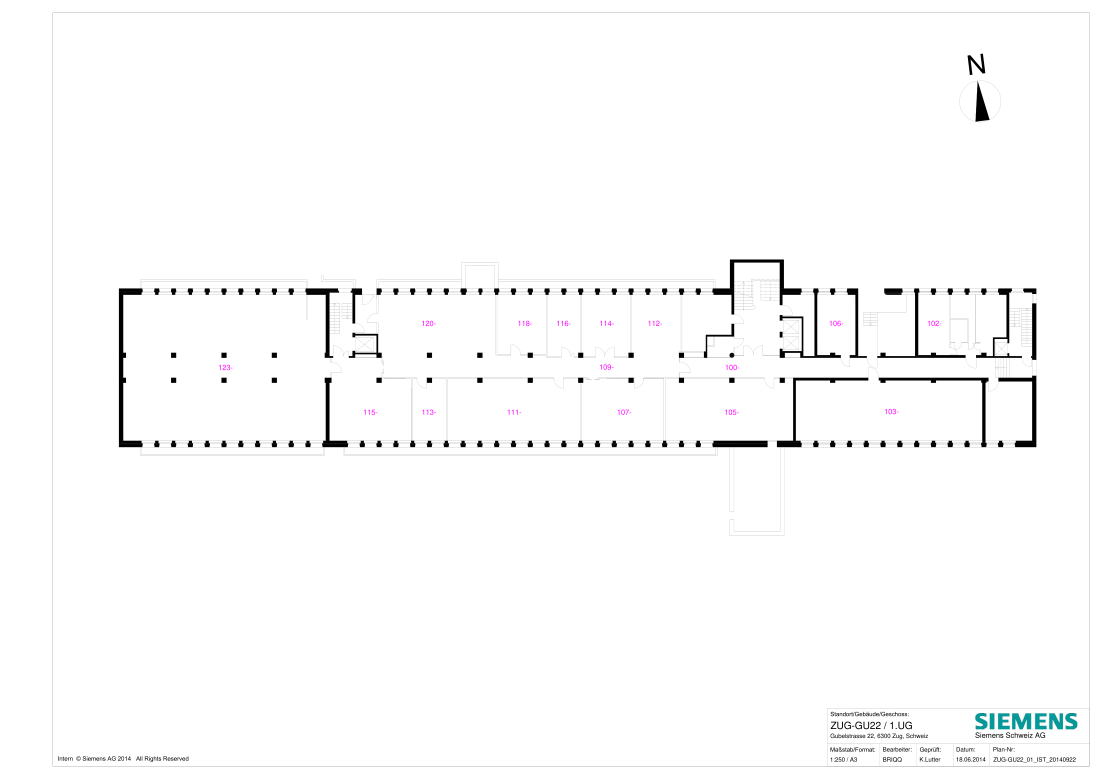
#> input picture pdf2png/ZUG-GU22_01_IST_20140922-1.png, 3309 x 2339 px (shown at 1/3 size); its folder holds only this picture in this run
$ jupyter execute --allow-errors 3d_view.ipynb
#> lines starting #> are read from the running program, lines starting #| are printed output that depends on the picture
#> `img = cv2.imread("pdf2png/"+img_file,0)[600:1700,200:3400]`:
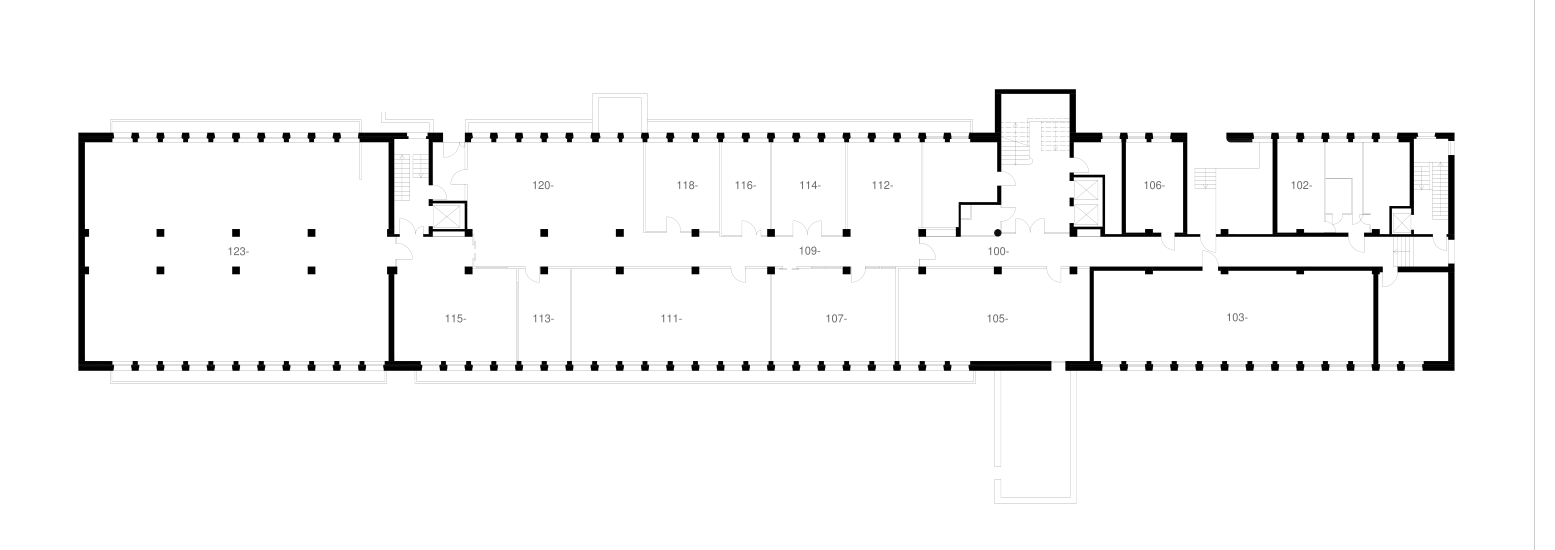
#> img: shape (1100, 3109) (shown at 1/2 size); min 0, max 255, mean 247.6
## Extract libraries

[cell 1]
import numpy as np
import matplotlib.pyplot as plt
from mpl_toolkits.mplot3d import Axes3D
import cv2
import os

## Obtain data

[cell 2]
img_files = os.listdir("pdf2png")

[cell 3]
data = {}
img_shape = None
count = 0
#> (the rest of this cell did not finish here and is left out)

[cell 4]
import pickle
with open("send_data.pkl","wb") as f:
    pickle.dump(data,f)

[cell 5]
plt.figure()
#> (the rest of this cell did not finish here and is left out)

## Align images using offsets

[cell 6]
import pickle

[cell 7]
with open("send_data.pkl","rb") as f:
    data = pickle.load(f)

#> (a cell that did not finish here is left out)

[cell 9]
input_data = []
count = 0
for i in range(len(data)):
    if count==0:
        offset_setting = (data[count]["points"]['a_req_min'],  data[count]["points"]['b_min'])
        for x in range(h):
            for y in range(w):
                if data[count]["img"][x,y]<200:
                    input_data.append([x,y, count*5, 0, 0, 0])
        for i in data[count]["centroids"]:
            input_data.append([int(i[0]),int(i[1]), count*5, 0, 255, 255 ])
    else:
        offset_diff = (data[count]["points"]['a_req_min'],  data[count]["points"]['b_min'])
        offset_diff = (offset_diff[0]- offset_setting[0], offset_diff[1]- offset_setting[1])
        for x in range(h):
            for y in range(w):
                if data[count]["img"][x,y]<200:
                    input_data.append([(x+h-offset_diff[0])%h,(y+w-offset_diff[1])%w, count*5, 0, 0, 0])
        for i in data[count]["centroids"]:
            input_data.append([(int(i[0])+h-offset_diff[0])%h,(int(i[1])+w-offset_diff[1])%w, count*5, 0, 255, 255 ])


    count+=1

## Generate pointclouds

[cell 10]
L = ["{},{},{},{},{},{}\n".format(i[0],i[1],100*i[2], 255-i[3],255- i[4],255-  i[5]) for i in input_data]

[cell 11]
with open("overall.txt","w") as f:
    f.writelines(L)

[cell 12]
input_data_2 = []
count = 0
for i in range(len(data)):
    if count==0:
        offset_setting = (data[count]["points"]['a_req_min'],  data[count]["points"]['b_min'])
        for i in data[count]["centroids"][1:]:
            input_data_2.append([int(i[1]),int(i[0]), count*5, 0, 255, 255 ])
    elif count<len(data)-1:
        offset_diff = (data[count]["points"]['a_req_min'],  data[count]["points"]['b_min'])
        offset_diff = (offset_diff[0]- offset_setting[0], offset_diff[1]- offset_setting[1])
        for i in data[count]["centroids"][1:]:
            input_data_2.append([(int(i[1])+h-offset_diff[0])%h,(int(i[0])+w-offset_diff[1])%w, count*5, 0, 255, 255 ])


    count+=1

[cell 13]
L = ["{},{},{},{},{},{}\n".format(int(i[0]),int(i[1]),int(5*j+100*i[2]), 255-i[3],255- i[4],255-  i[5]) for i in input_data_2[:-1] for j in range(100)]

[cell 14]
with open("stairs.txt","w") as f:
    f.writelines(L)

[cell 15]
for i in range(len(data)):
    plt.figure(figsize=(50,20))
    plt.imshow(data[i]["img"])
    for j in data[i]["centroids"][1:]:
        plt.scatter(j[0], j[1], s = 200, c= "red")


$ run again, on pdf2png/ZUG-GU22_06_IST_20160907-1.png
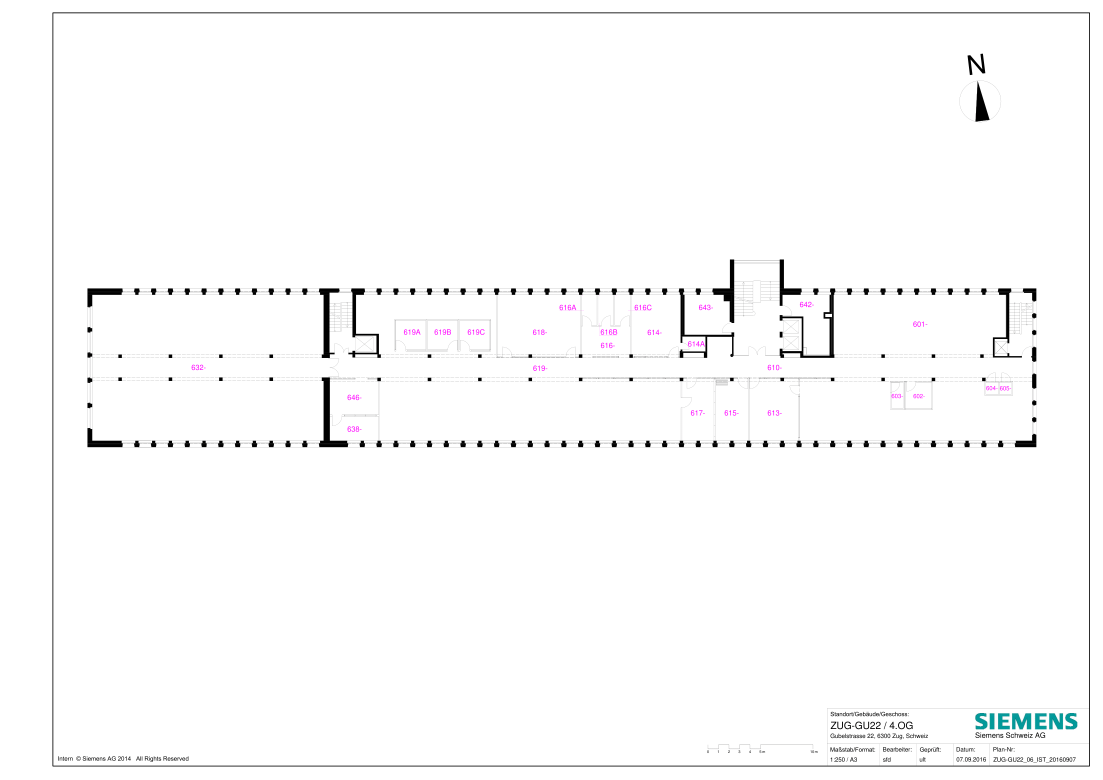
#> input picture pdf2png/ZUG-GU22_06_IST_20160907-1.png, 3309 x 2339 px (shown at 1/3 size)
#> `img = cv2.imread("pdf2png/"+img_file,0)[600:1700,200:3400]`:
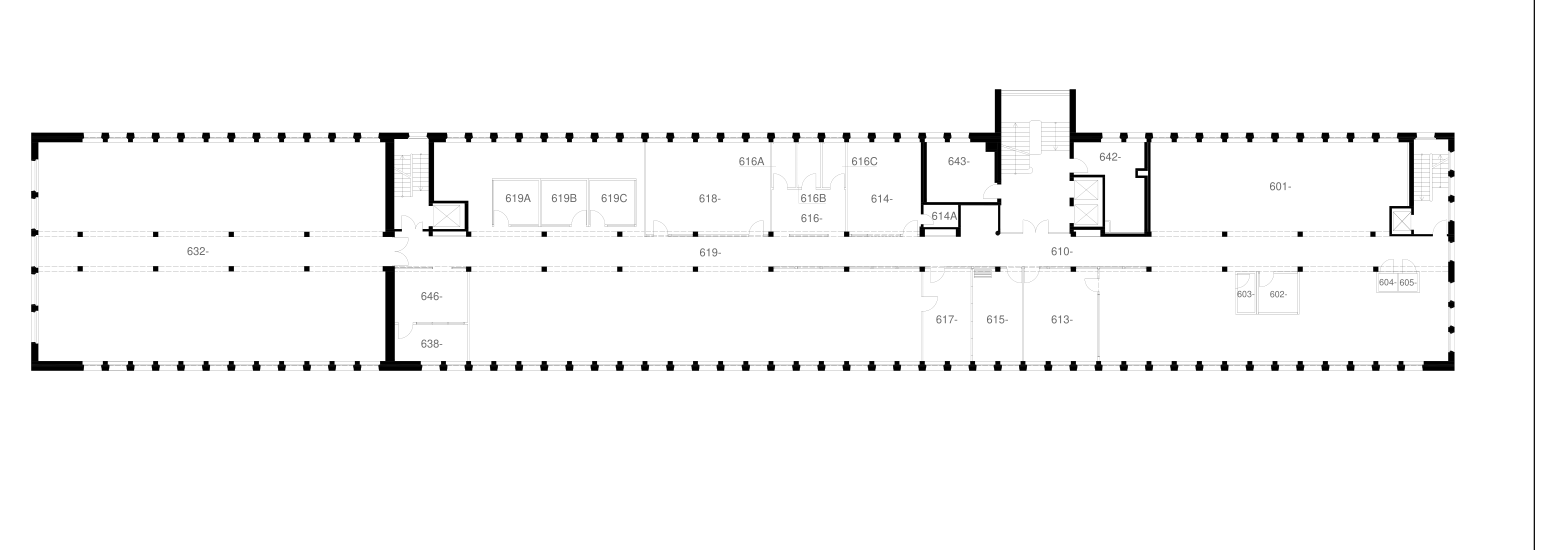
#> img: shape (1100, 3109) (shown at 1/2 size); min 0, max 255, mean 248.7

$ run again, on pdf2png/ZUG-GU22_02_IST_20160907-1.png
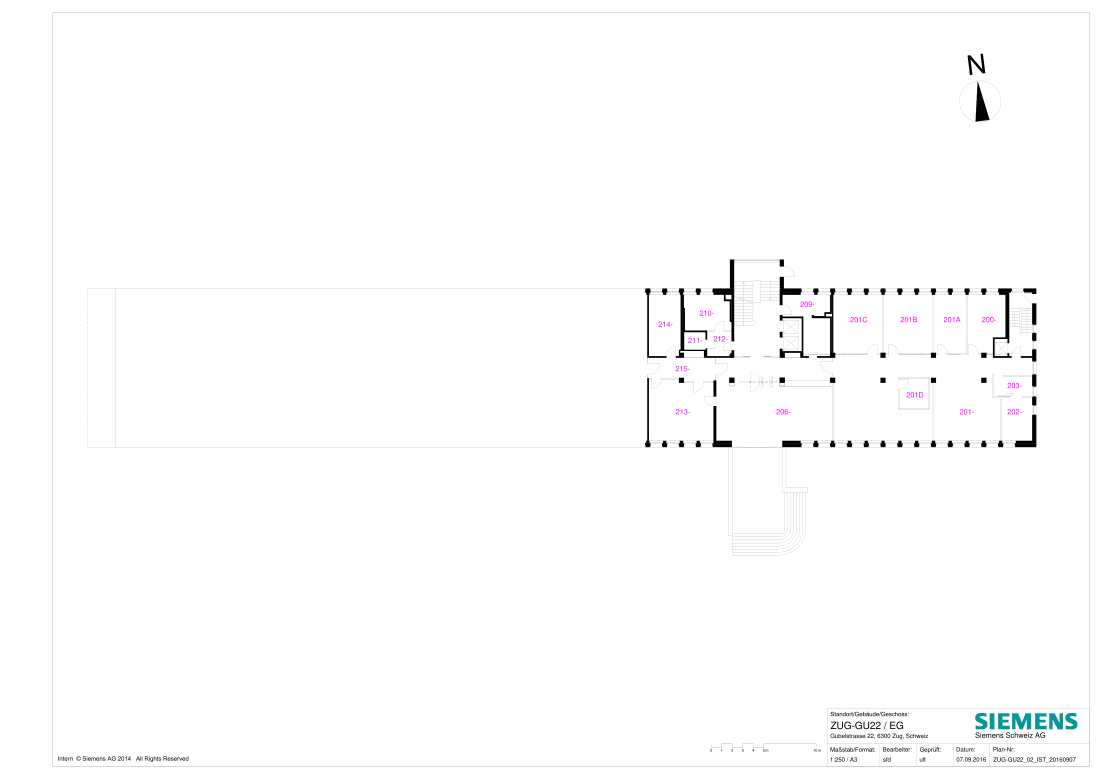
#> input picture pdf2png/ZUG-GU22_02_IST_20160907-1.png, 3309 x 2339 px (shown at 1/3 size)
#> `img = cv2.imread("pdf2png/"+img_file,0)[600:1700,200:3400]`:
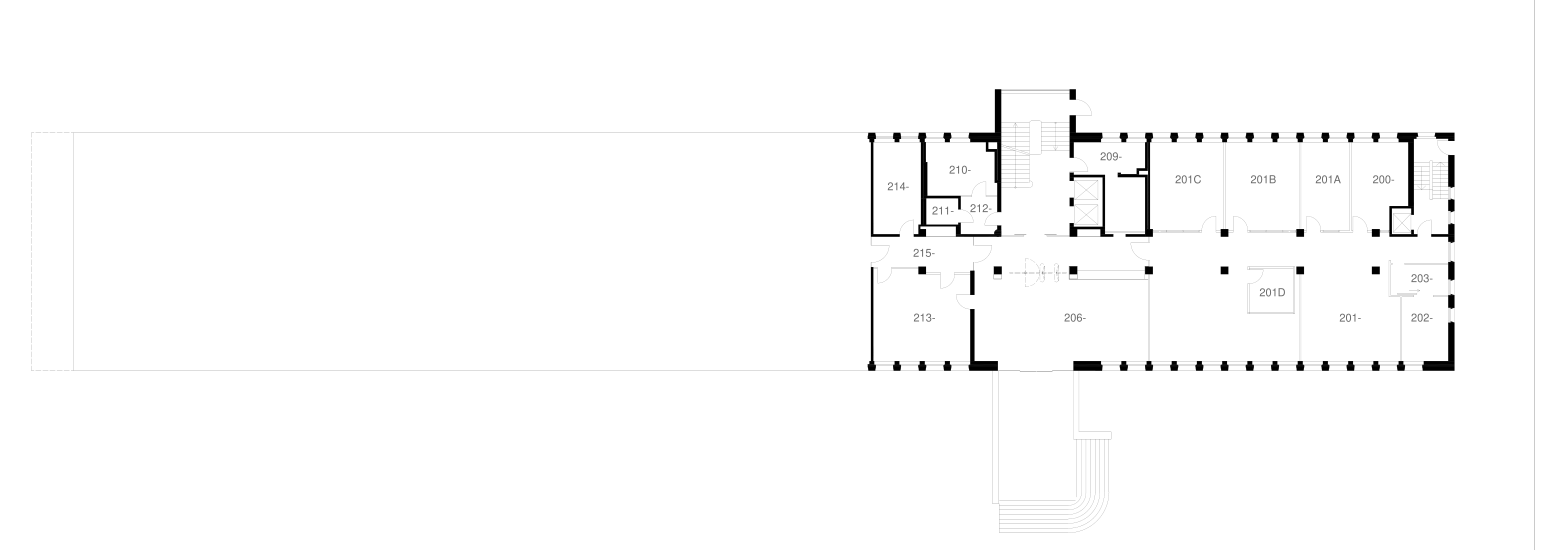
#> img: shape (1100, 3109) (shown at 1/2 size); min 0, max 255, mean 251.4
